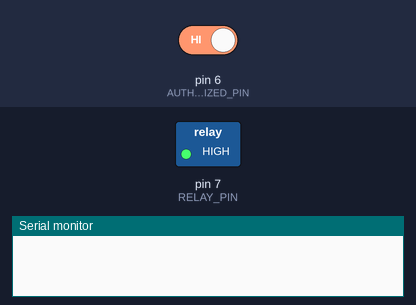
A sketch run on a simulated Arduino Uno, built with avr-gcc and run on an emulated ATmega328P. Shown: switched loads named in the sketch (green lamp = pin HIGH), the last lines printed to the serial monitor. Dashed ring = blinking. The inputs (shaded band) are chosen by the test bench; at power-on: pin 6 (AUTHORIZED_PIN) HIGH. Pins used as bus, display or sensor lines are not drawn.

Above: at 1.2 s.
1.3 s: pin 6 (AUTHORIZED_PIN) driven LOW
At 1.7 s:
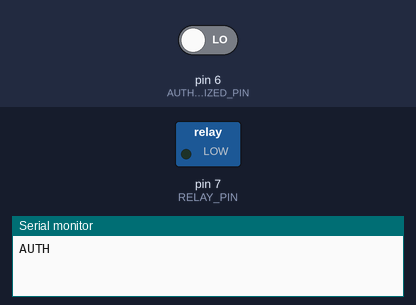
7.3 s: pin 6 (AUTHORIZED_PIN) driven HIGH
At 8.5 s:
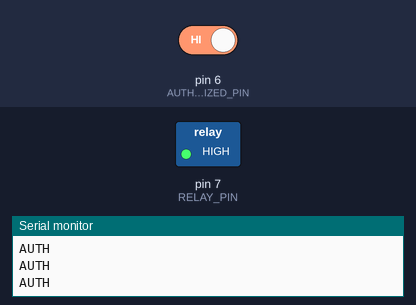
Timing chart, 0 to 10.3 s (numbered marks = the images above; inputs shaded):
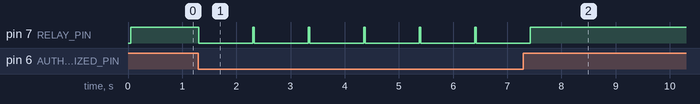

Measured:
- after the input at 1.3 s, pin 7 (RELAY_PIN): alternates HIGH for 0.03 s and LOW for 1.0 s, starting at once
- after the input at 7.3 s, pin 7 (RELAY_PIN): goes on until 7.4 s, then stays HIGH

The sketch:

rfid-arduino.ino
```cpp
#include <SPI.h>
#include <MFRC522.h>


#define AUTHORIZED_PIN  6    //Pin 9 para el reset del RC522
#define RELAY_PIN  7   //Pin 10 para el SS (SDA) del RC522
#define RST_PIN  9    //Pin 9 para el reset del RC522
#define SS_PIN  10   //Pin 10 para el SS (SDA) del RC522
MFRC522 mfrc522(SS_PIN, RST_PIN); //Creamos el objeto para el RC522

void setup() {
  Serial.begin(115200);
  SPI.begin();
  mfrc522.PCD_Init();
  pinMode(RELAY_PIN, OUTPUT);
  pinMode(AUTHORIZED_PIN, INPUT);
  digitalWrite(RELAY_PIN, HIGH);

}

void loop() {
  if ( mfrc522.PICC_IsNewCardPresent())
        {
            if ( mfrc522.PICC_ReadCardSerial())
            {
                  for (byte i = 0; i < mfrc522.uid.size; i++) {
                      if(!i)
                          Serial.print(mfrc522.uid.uidByte[i] < 0x10 ? "0" : "_");
                      else
                         Serial.print(mfrc522.uid.uidByte[i] < 0x10 ? "_0" : "_");

                          Serial.print(mfrc522.uid.uidByte[i], HEX);
                  }
                  mfrc522.PICC_HaltA();
                  delay(500);
            }
  }
  else{
    if(digitalRead(AUTHORIZED_PIN) == LOW){
      Serial.println("AUTH");
      digitalWrite(RELAY_PIN, LOW);
      delay(1000);
      digitalWrite(RELAY_PIN, HIGH);
    }
  }
}
```
